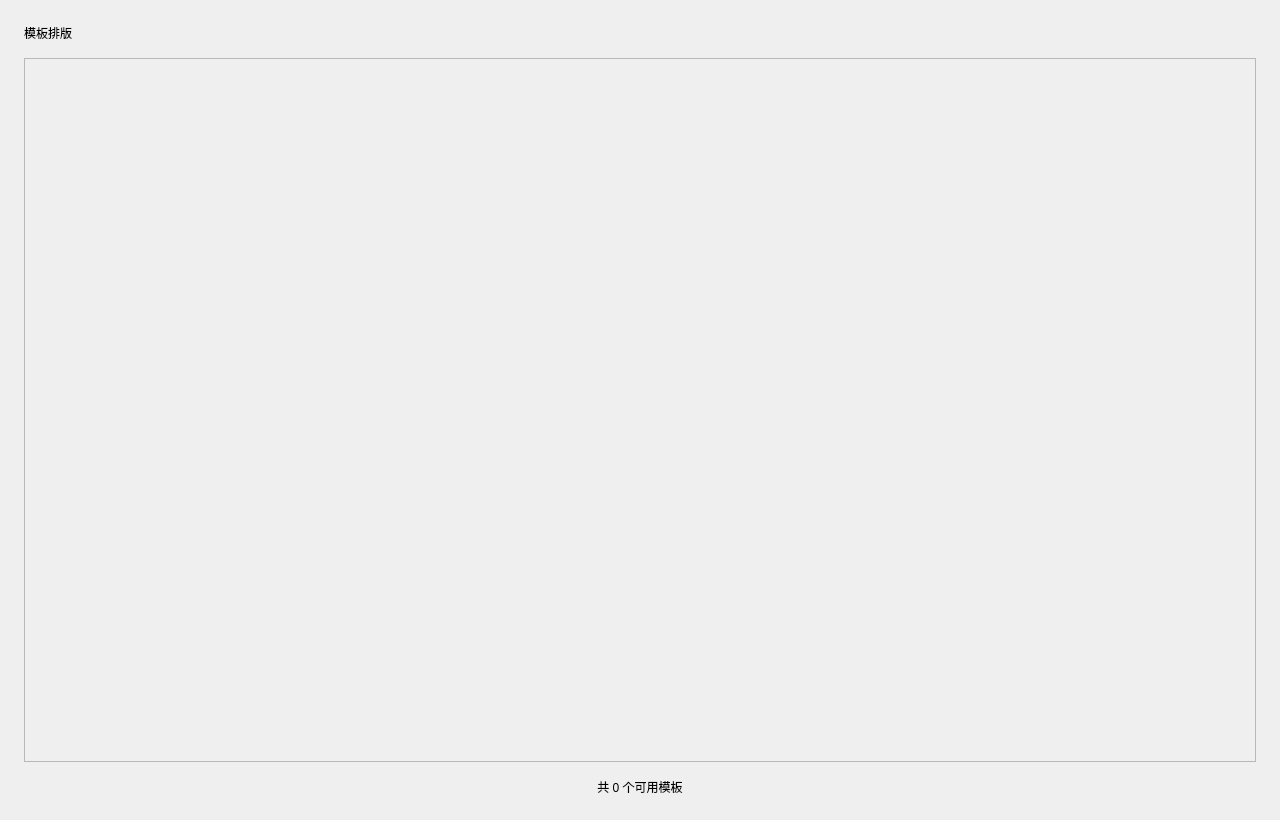
<?xml version="1.0" encoding="UTF-8"?>
<ui version="4.0">
 <class>TemplateLayoutPage</class>
 <widget class="QWidget" name="TemplateLayoutPage">
  <property name="geometry">
   <rect>
    <x>0</x>
    <y>0</y>
    <width>1280</width>
    <height>820</height>
   </rect>
  </property>
  <property name="minimumSize">
   <size>
    <width>960</width>
    <height>600</height>
   </size>
  </property>
  <property name="styleSheet">
   <string notr="true">QWidget#TemplateLayoutPage {
    background-color: #0B0E11;
}

/* ===== 页面标题 ===== */
QLabel#pageTitle {
    color: #EAECEF;
    font-family: &quot;Inter&quot;, &quot;微软雅黑&quot;;
    font-size: 24px;
    font-weight: 700;
}

/* ===== 模板卡片 ===== */
QFrame#card {
    background-color: #1A1A22;
    border: 1px solid #2B3139;
    border-radius: 8px;
}

QFrame#card:hover {
    background-color: #1E2330;
    border: 1px solid #4D7CFE;
}

/* ===== 模板图标占位 ===== */
QLabel#cardIcon {
    font-size: 36px;
}

/* ===== 模板名称 ===== */
QLabel#cardName {
    color: #EAECEF;
    font-family: &quot;Inter&quot;, &quot;微软雅黑&quot;;
    font-size: 15px;
    font-weight: 600;
}

/* ===== 模板描述 ===== */
QLabel#cardDesc {
    color: #848E9C;
    font-family: &quot;Inter&quot;, &quot;微软雅黑&quot;;
    font-size: 12px;
}

/* ===== 类型标签 ===== */
QLabel#cardTypeLabel {
    color: #4D7CFE;
    background-color: rgba(77, 124, 254, 0.12);
    font-family: &quot;Inter&quot;, &quot;微软雅黑&quot;;
    font-size: 11px;
    font-weight: 500;
    padding: 3px 10px;
    border-radius: 4px;
}

/* ===== 底部状态文字 ===== */
QLabel#footerLabel {
    color: #848E9C;
    font-family: &quot;Inter&quot;, &quot;微软雅黑&quot;;
    font-size: 13px;
}

/* ===== 空状态提示 ===== */
QLabel#emptyHint {
    color: #4A4B56;
    font-family: &quot;Inter&quot;, &quot;微软雅黑&quot;;
    font-size: 15px;
}

/* ===== 弹窗按钮 ===== */
QPushButton#dialogCancelBtn {
    background-color: #1E2329;
    color: #EAECEF;
    border: 1px solid #2B3139;
    border-radius: 6px;
    font-family: &quot;Inter&quot;, &quot;微软雅黑&quot;;
    font-size: 14px;
    padding: 8px 24px;
    min-height: 36px;
}

QPushButton#dialogCancelBtn:hover {
    background-color: #282D35;
    border-color: #3D4450;
}

QPushButton#dialogStartBtn {
    background-color: #4D7CFE;
    color: #FFFFFF;
    border: none;
    border-radius: 6px;
    font-family: &quot;Inter&quot;, &quot;微软雅黑&quot;;
    font-size: 14px;
    font-weight: 500;
    padding: 8px 24px;
    min-height: 36px;
}

QPushButton#dialogStartBtn:hover {
    background-color: #3D6CF0;
}

QPushButton#dialogStartBtn:pressed {
    background-color: #3560E0;
}

/* ===== 滚动区域 ===== */
QScrollArea#templateScrollArea {
    background-color: transparent;
    border: none;
}

QScrollArea#templateScrollArea &gt; QWidget &gt; QWidget {
    background-color: transparent;
}

QScrollArea#templateScrollArea QScrollBar:vertical {
    background-color: #0B0E11;
    width: 8px;
    border-radius: 4px;
}

QScrollArea#templateScrollArea QScrollBar::handle:vertical {
    background-color: #2B3139;
    border-radius: 4px;
    min-height: 40px;
}

QScrollArea#templateScrollArea QScrollBar::handle:vertical:hover {
    background-color: #3D4450;
}

/* ===== 滚动区域内部容器 ===== */
QWidget#scrollContent {
    background-color: transparent;
}
</string>
  </property>
  <layout class="QVBoxLayout" name="mainLayout">
   <property name="spacing">
    <number>16</number>
   </property>
   <property name="leftMargin">
    <number>24</number>
   </property>
   <property name="topMargin">
    <number>24</number>
   </property>
   <property name="rightMargin">
    <number>24</number>
   </property>
   <property name="bottomMargin">
    <number>24</number>
   </property>

   <!-- 顶部标题 -->
   <item>
    <widget class="QLabel" name="pageTitle">
     <property name="text">
      <string>模板排版</string>
     </property>
    </widget>
   </item>

   <!-- 模板列表滚动区域 -->
   <item>
    <widget class="QScrollArea" name="templateScrollArea">
     <property name="widgetResizable">
      <bool>true</bool>
     </property>
     <property name="horizontalScrollBarPolicy">
      <enum>Qt::ScrollBarAlwaysOff</enum>
     </property>
     <widget class="QWidget" name="scrollContent">
      <layout class="QVBoxLayout" name="scrollContentLayout">
       <property name="spacing">
        <number>16</number>
       </property>
       <property name="leftMargin">
        <number>0</number>
       </property>
       <property name="topMargin">
        <number>0</number>
       </property>
       <property name="rightMargin">
        <number>0</number>
       </property>
       <property name="bottomMargin">
        <number>0</number>
       </property>

       <!-- 模板网格容器（运行时动态填充） -->
       <item>
        <widget class="QWidget" name="templateGridWidget">
         <layout class="QVBoxLayout" name="templateGridOuterLayout">
          <property name="spacing">
           <number>16</number>
          </property>
          <property name="leftMargin">
           <number>0</number>
          </property>
          <property name="topMargin">
           <number>0</number>
          </property>
          <property name="rightMargin">
           <number>0</number>
          </property>
          <property name="bottomMargin">
           <number>0</number>
          </property>
         </layout>
        </widget>
       </item>

       <!-- 底部弹性空间 -->
       <item>
        <spacer name="scrollBottomSpacer">
         <property name="orientation">
          <enum>Qt::Vertical</enum>
         </property>
        </spacer>
       </item>
      </layout>
     </widget>
    </widget>
   </item>

   <!-- 底部状态栏 -->
   <item>
    <widget class="QLabel" name="footerLabel">
     <property name="text">
      <string>共 0 个可用模板</string>
     </property>
     <property name="alignment">
      <set>Qt::AlignCenter</set>
     </property>
    </widget>
   </item>
  </layout>
 </widget>
 <resources/>
 <connections/>
</ui>
